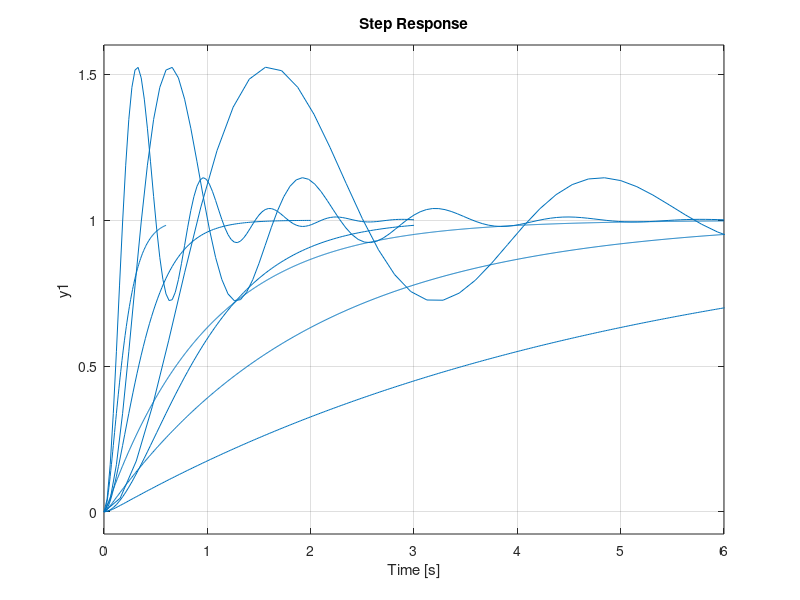

MATLAB code to generate this figure:
% for two different chart of natural freq. and damping cofficient.
% represent step functions.
% 28/02/2019

nfC = [2 5 10];
zieC=[0.2 1 5];

for i=1:3
    for j=1:3
        num=[ nfC(i)^(2) ]
        den=[1 2*zieC(j)*nfC(i) nfC(i)^(2)]
        sys=tf(num,den)
        step(sys)
        hold on
    end
    clc
    pause(6)
end
